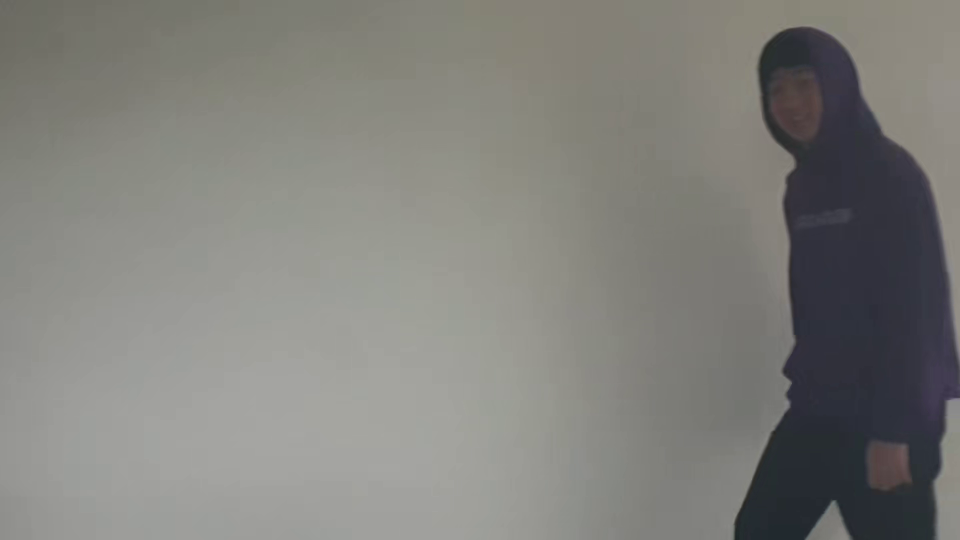
#> input picture frame 45 of Server/objectDetecting/sampeVideo.mp4, 1920 x 1080 px, given in place of sample1_.mp4, which was not available (shown at 1/2 size)
$ python main2.py
#> lines starting #> are read from the running program, lines starting #| are printed output that depends on the picture; after the words box and inside, x2 and y2 are one past the last pixel; in counts of white or black regions, pixels touching at a corner belong together; pictures that were not available may be replaced by others from this repository, and a replacement may not be noted
import numpy as np
import cv2

directory = 'resources/sample/'


def tracking():
    try:
        print("cam on")
        cap = cv2.VideoCapture(directory + 'sample1_.mp4')
    except Exception as e:
        print(e.__str__())
        return

    while True:
        ret, frame = cap.read()
#> frame is the input picture: shape (1080, 1920, 3); mean B, G, R 124.1, 128.5, 128.9

        hsv = cv2.cvtColor(frame, cv2.COLOR_BGR2HSV)
#> hsv: shape (1080, 1920, 3); mean H, S, V 41.4, 18.6, 130.6

        lower_color = np.array([0, 0, 0])
        upper_color = np.array([100, 255, 255])

        mask_color = cv2.inRange(hsv, lower_color, upper_color)
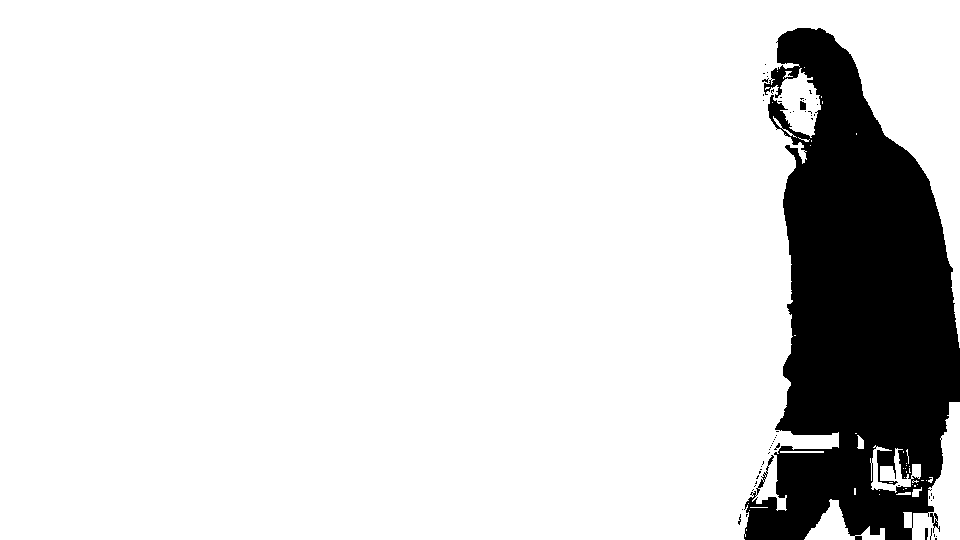
#> mask_color: shape (1080, 1920) (shown at 1/2 size); 87% white; 58 black regions (44 under 20 px), largest, box (x1, y1, x2, y2) and area: (1488, 56, 1920, 1080) 269232, (1860, 1026, 1880, 1066) 320, (1600, 202, 1612, 220) 192

        res = cv2.bitwise_and(frame, frame, mask=mask_color)
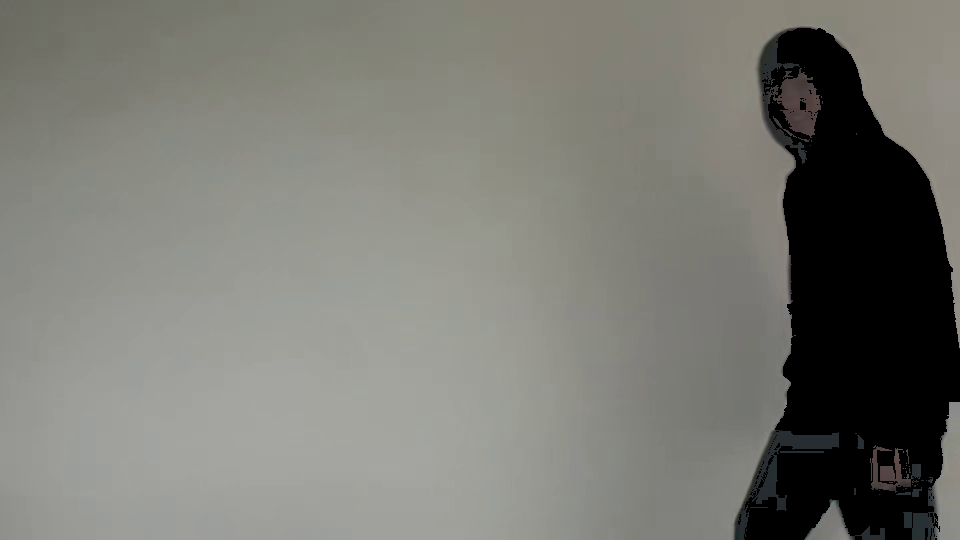
#> res: shape (1080, 1920, 3) (shown at 1/2 size); mean B, G, R 116.1, 121.7, 122.2

        cv2.imshow('coloring', res)

        k = cv2.waitKey(1) & 0xFF
#> (key Esc is pressed here)
        if k == 27:
            return


tracking()

$ run again, starting later in the video
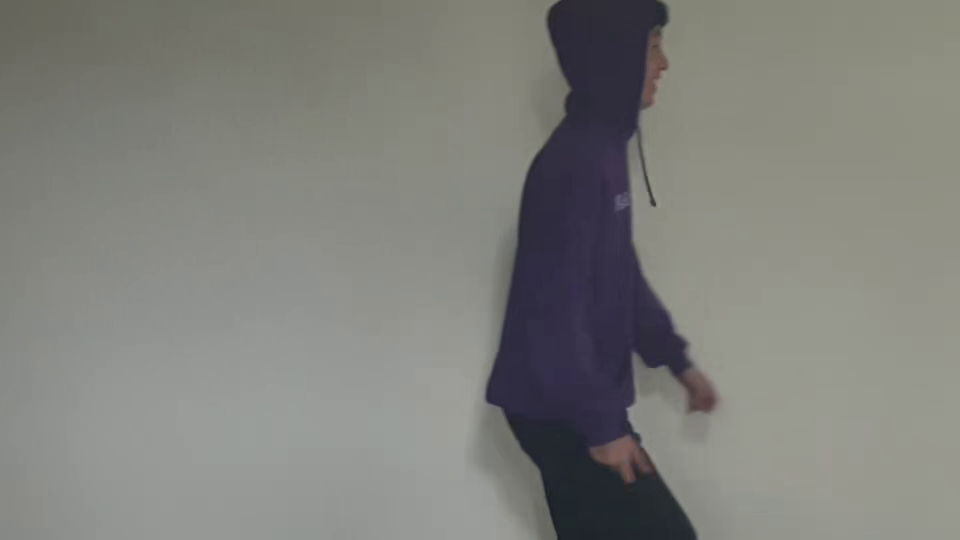
#> input picture frame 202 of Server/objectDetecting/sampeVideo.mp4, 1920 x 1080 px, given in place of sample1_.mp4, which was not available (shown at 1/2 size)
#> in tracking, frame is the input picture: shape (1080, 1920, 3); mean B, G, R 123.9, 128.2, 128.2
#> hsv: shape (1080, 1920, 3); mean H, S, V 46, 21.2, 130.6
#> in tracking, `mask_color = cv2.inRange(hsv, lower_color, upper_color)`:
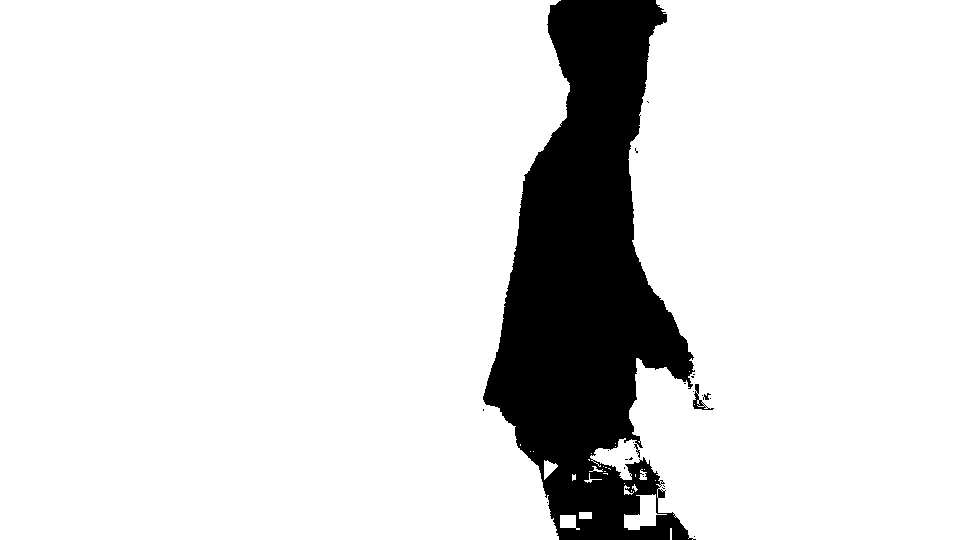
#> mask_color: shape (1080, 1920) (shown at 1/2 size); 87.9% white; 22 black regions (16 under 20 px), largest, box (x1, y1, x2, y2) and area: (966, 0, 1392, 1080) 250940, (1386, 768, 1428, 820) 608, (1406, 786, 1422, 800) 112, (1270, 296, 1276, 306) 28, (1258, 914, 1266, 920) 28, (1382, 752, 1388, 756) 20
#> in tracking, `res = cv2.bitwise_and(frame, frame, mask=mask_color)`:
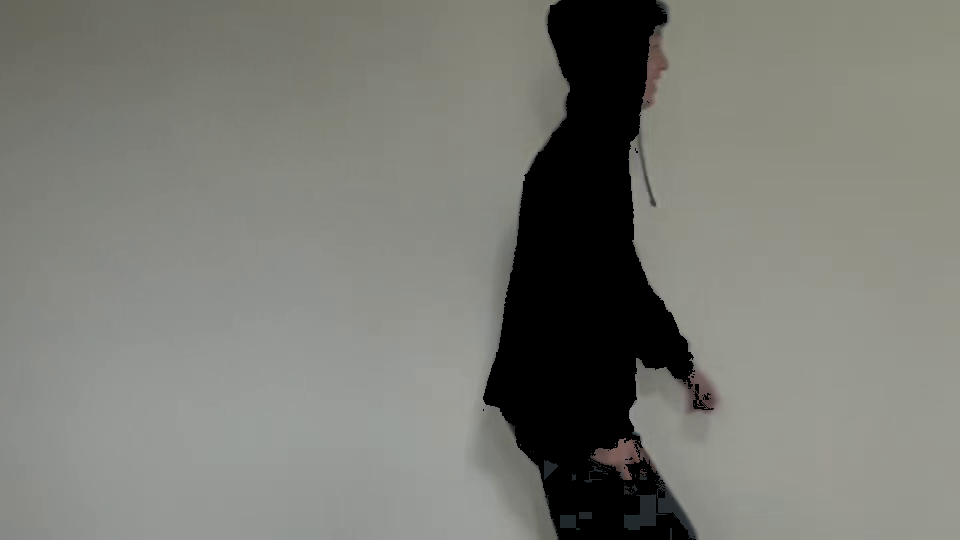
#> res: shape (1080, 1920, 3) (shown at 1/2 size); mean B, G, R 116.3, 122.5, 122.2

$ run again, starting later in the video
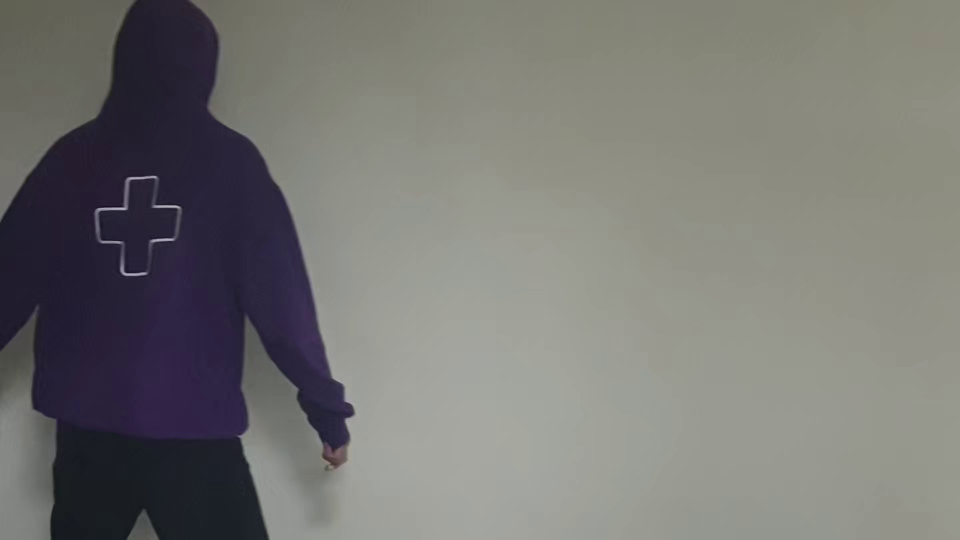
#> input picture frame 360 of Server/objectDetecting/sampeVideo.mp4, 1920 x 1080 px, given in place of sample1_.mp4, which was not available (shown at 1/2 size)
#> in tracking, frame is the input picture: shape (1080, 1920, 3); mean B, G, R 116.2, 118.7, 119.7
#> hsv: shape (1080, 1920, 3); mean H, S, V 53.3, 34.3, 123.4
#> in tracking, `mask_color = cv2.inRange(hsv, lower_color, upper_color)`:
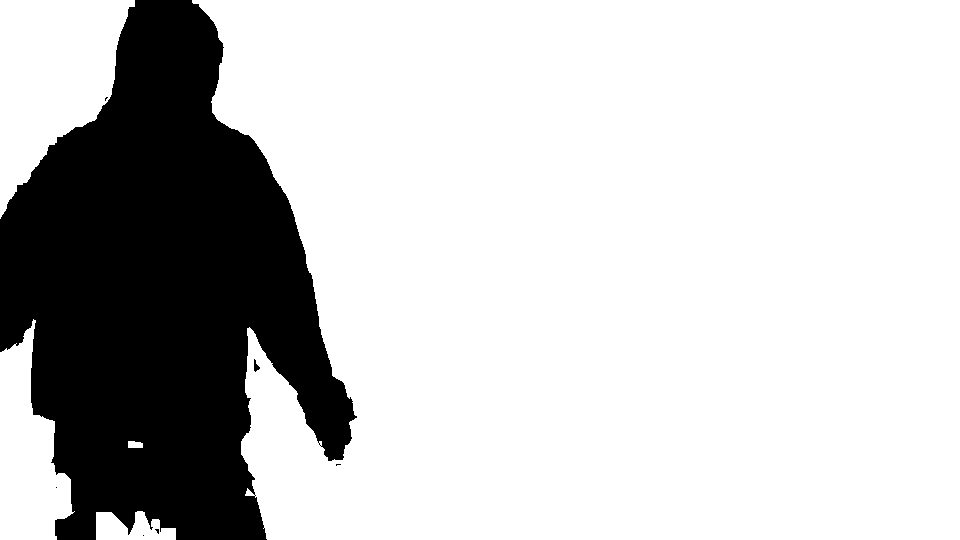
#> mask_color: shape (1080, 1920) (shown at 1/2 size); 77.5% white; 7 black regions (2 under 20 px), largest, box (x1, y1, x2, y2) and area: (0, 0, 714, 1080) 465716, (508, 718, 520, 744) 168, (310, 1058, 318, 1068) 48, (210, 194, 216, 202) 24, (672, 928, 682, 932) 24
#> in tracking, `res = cv2.bitwise_and(frame, frame, mask=mask_color)`:
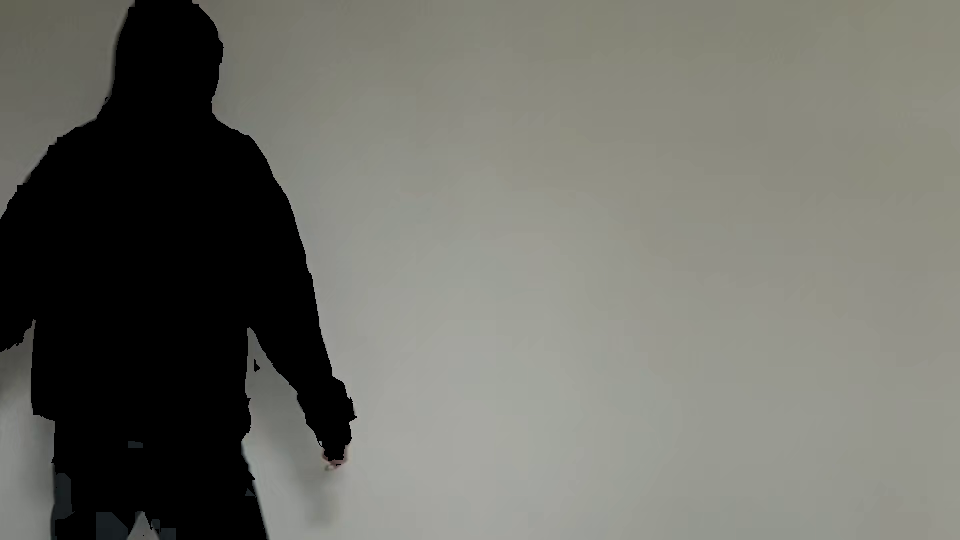
#> res: shape (1080, 1920, 3) (shown at 1/2 size); mean B, G, R 103.8, 110.7, 110.5
